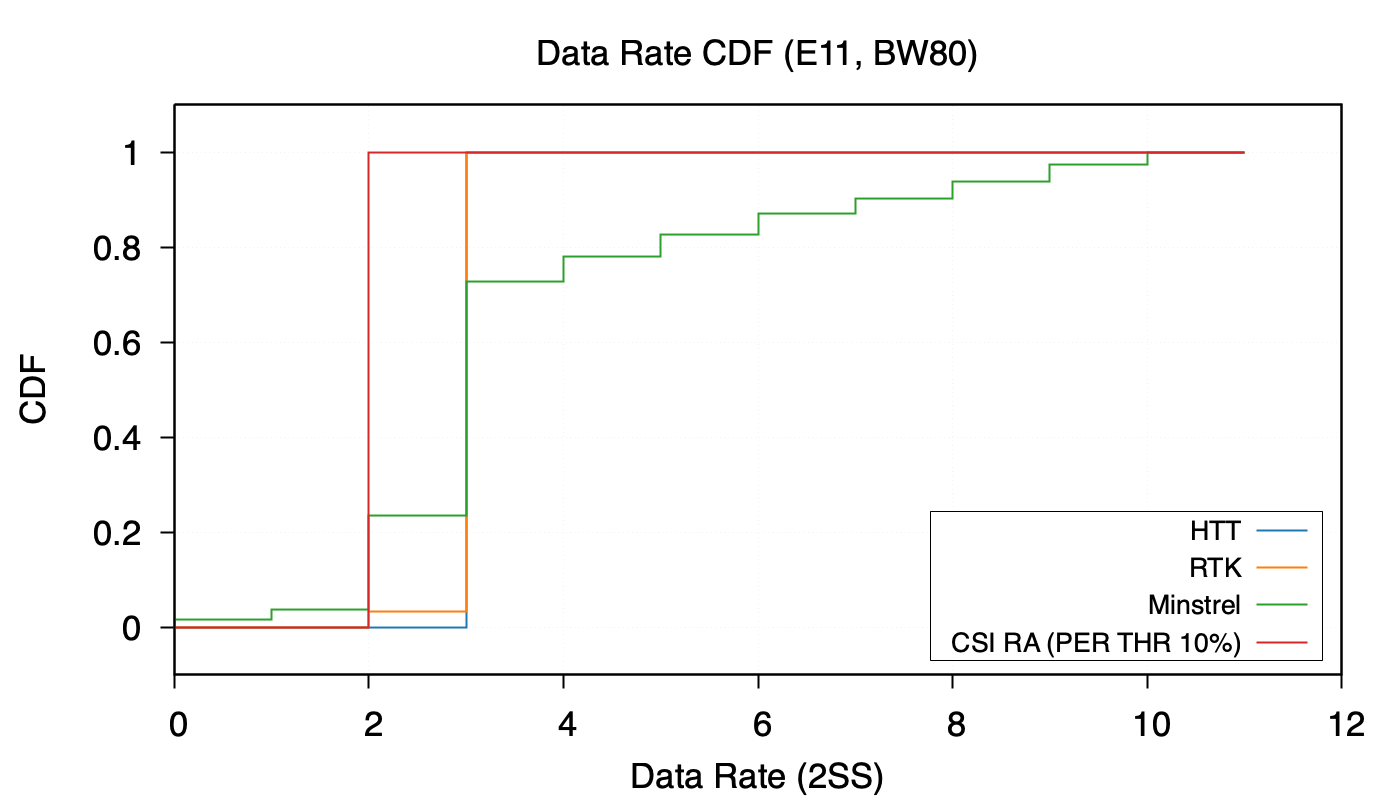

Generate this figure with gnuplot:
# file: data_rate_cdf_from_table.gp
reset
set term pngcairo size 1400,800 enhanced font "Times-Roman,26"
set output "data_rate_CDF.png"

set datafile commentschars "#"

set title "Data Rate CDF (E11, BW80)"
set xlabel "Data Rate (2SS)"
set ylabel "CDF"
set xrange [0:12]
set yrange [-0.1:1.1]
set xtics 0,2
set ytics 0,0.2
set grid xtics ytics lc rgb "#dddddd" lw 1
set border lw 2
set tics out nomirror
set key inside right bottom box opaque font ",20" spacing 1.4 samplen 2.5

# 依序：HTT、RTK、Minstrel、CSI RA
plot \
  "data_rate_cdf.txt" u 1:2 w fsteps lw 2 lc rgb "#1f77b4" t " ｀｀HTT", \
  ""                   u 1:3 w fsteps lw 2 lc rgb "#ff7f0e" t " RTK", \
  ""                   u 1:4 w fsteps lw 2 lc rgb "#2ca02c" t " Minstrel", \
  ""                   u 1:5 w fsteps lw 2 lc rgb "#d62728" t " CSI RA (PER THR 10%)"

unset output

# 輸出 EPS 版本
set terminal postscript eps enhanced color "Times-Roman,26"
set output "data_rate_CDF.eps"
replot
unset output